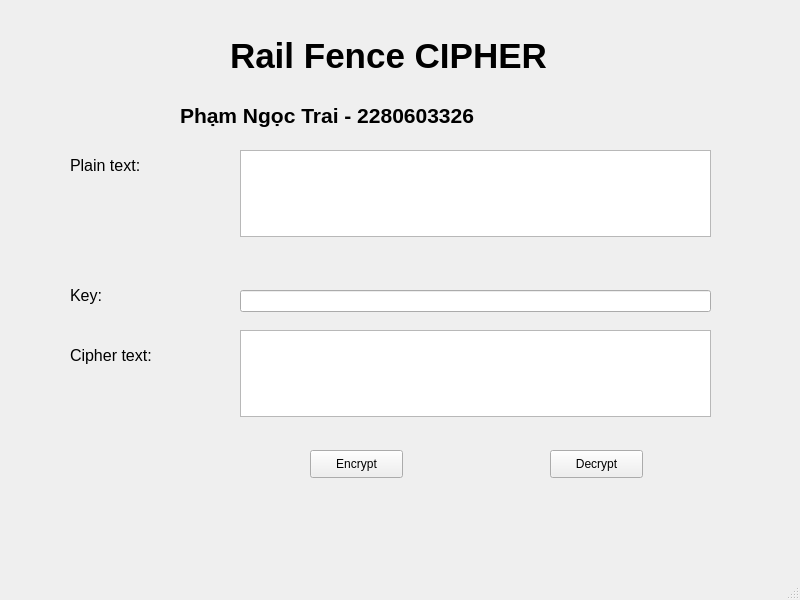
<?xml version="1.0" encoding="UTF-8"?>
<ui version="4.0">
 <class>MainWindow</class>
 <widget class="QMainWindow" name="MainWindow">
  <property name="geometry">
   <rect>
    <x>0</x>
    <y>0</y>
    <width>800</width>
    <height>600</height>
   </rect>
  </property>
  <property name="windowTitle">
   <string>MainWindow</string>
  </property>
  <widget class="QWidget" name="centralwidget">
   <widget class="QLabel" name="label">
    <property name="geometry">
     <rect>
      <x>230</x>
      <y>30</y>
      <width>431</width>
      <height>51</height>
     </rect>
    </property>
    <property name="font">
     <font>
      <pointsize>26</pointsize>
      <weight>75</weight>
      <bold>true</bold>
     </font>
    </property>
    <property name="text">
     <string>Rail Fence CIPHER</string>
    </property>
   </widget>
   <widget class="QTextEdit" name="txt_cipher_text">
    <property name="geometry">
     <rect>
      <x>240</x>
      <y>330</y>
      <width>471</width>
      <height>87</height>
     </rect>
    </property>
   </widget>
   <widget class="QTextEdit" name="txt_plain_text">
    <property name="geometry">
     <rect>
      <x>240</x>
      <y>150</y>
      <width>471</width>
      <height>87</height>
     </rect>
    </property>
   </widget>
   <widget class="QLabel" name="label_2">
    <property name="geometry">
     <rect>
      <x>180</x>
      <y>90</y>
      <width>441</width>
      <height>51</height>
     </rect>
    </property>
    <property name="font">
     <font>
      <pointsize>16</pointsize>
      <weight>75</weight>
      <bold>true</bold>
     </font>
    </property>
    <property name="text">
     <string>Phạm Ngọc Trai - 2280603326</string>
    </property>
   </widget>
   <widget class="QLabel" name="label_5">
    <property name="geometry">
     <rect>
      <x>70</x>
      <y>340</y>
      <width>161</width>
      <height>31</height>
     </rect>
    </property>
    <property name="font">
     <font>
      <pointsize>12</pointsize>
     </font>
    </property>
    <property name="text">
     <string>Cipher text: </string>
    </property>
   </widget>
   <widget class="QLabel" name="label_4">
    <property name="geometry">
     <rect>
      <x>70</x>
      <y>280</y>
      <width>161</width>
      <height>31</height>
     </rect>
    </property>
    <property name="font">
     <font>
      <pointsize>12</pointsize>
     </font>
    </property>
    <property name="text">
     <string>Key: </string>
    </property>
   </widget>
   <widget class="QPushButton" name="btn_decrypt">
    <property name="geometry">
     <rect>
      <x>550</x>
      <y>450</y>
      <width>93</width>
      <height>28</height>
     </rect>
    </property>
    <property name="text">
     <string>Decrypt</string>
    </property>
   </widget>
   <widget class="QLineEdit" name="txt_key">
    <property name="geometry">
     <rect>
      <x>240</x>
      <y>290</y>
      <width>471</width>
      <height>22</height>
     </rect>
    </property>
   </widget>
   <widget class="QPushButton" name="btn_encrypt">
    <property name="geometry">
     <rect>
      <x>310</x>
      <y>450</y>
      <width>93</width>
      <height>28</height>
     </rect>
    </property>
    <property name="text">
     <string>Encrypt</string>
    </property>
   </widget>
   <widget class="QLabel" name="label_3">
    <property name="geometry">
     <rect>
      <x>70</x>
      <y>150</y>
      <width>161</width>
      <height>31</height>
     </rect>
    </property>
    <property name="font">
     <font>
      <pointsize>12</pointsize>
     </font>
    </property>
    <property name="text">
     <string>Plain text:</string>
    </property>
   </widget>
  </widget>
  <widget class="QMenuBar" name="menubar">
   <property name="geometry">
    <rect>
     <x>0</x>
     <y>0</y>
     <width>800</width>
     <height>26</height>
    </rect>
   </property>
  </widget>
  <widget class="QStatusBar" name="statusbar"/>
 </widget>
 <resources/>
 <connections/>
</ui>
